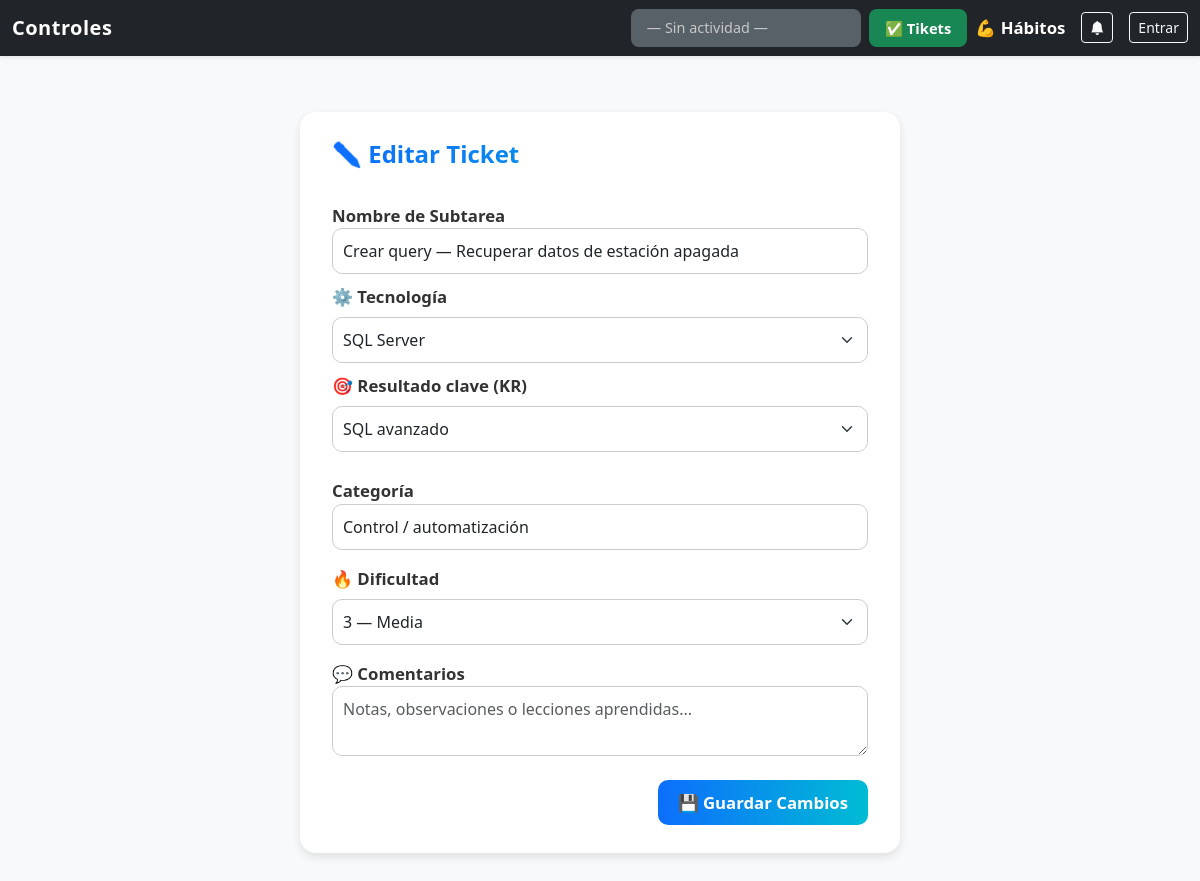
The page /tiket/3/edit on the database its author committed.
### tables this page shows
CREATE TABLE subtasks (
                id INTEGER PRIMARY KEY AUTOINCREMENT,
                project_id INTEGER NOT NULL,
                numero_de_queja TEXT NOT NULL,
                nombre_subtarea TEXT NOT NULL,
                cerrado INTEGER NOT NULL DEFAULT 0,
                fecha_apertura TEXT NOT NULL,
                fecha_cierre TEXT, comentarios TEXT DEFAULT '', tiempo_objetivo_horas REAL, prioridad TEXT, tiempo_objetivo REAL DEFAULT 0, categoria TEXT, aprendizaje TEXT DEFAULT '', dificultad INTEGER DEFAULT 1, tecnologia TEXT DEFAULT 'Otro', kr TEXT DEFAULT '', tipo TEXT,
                FOREIGN KEY (project_id) REFERENCES projects(id)
            );

CREATE TABLE okr_kr (
    id INTEGER PRIMARY KEY AUTOINCREMENT,
    categoria TEXT NOT NULL,
    kr TEXT NOT NULL,
    activo INTEGER DEFAULT 1
, comentarios TEXT, kr_resultado TEXT, peso INTEGER DEFAULT 1);

### routes/tiket_edit.py (the view, shortened to what this page needs)
@edit_bp.route('/tiket/<int:tiket_id>/edit', methods=['GET', 'POST'])
def edit_tiket(tiket_id):
    db = get_db(current_app)
    cur = db.cursor()
    cur.execute("SELECT * FROM subtasks WHERE id = ?;", (tiket_id,))
    tiket = cur.fetchone()
    cur.execute("""
        SELECT categoria, kr
        FROM okr_kr
        WHERE activo = 1
        ORDER BY categoria, kr;
    """)
    okrs = cur.fetchall()
    niveles = [
        {"valor": 1, "etiqueta": "1 — Muy fácil"},
        {"valor": 2, "etiqueta": "2 — Fácil"},
        {"valor": 3, "etiqueta": "3 — Media"},
        {"valor": 4, "etiqueta": "4 — Difícil"},
        {"valor": 5, "etiqueta": "5 — Muy difícil"}
    ]
    return render_template('tiket_edit.html', tiket=tiket, okrs=okrs, niveles=niveles)

### models/db.py (called while the page is built, shortened)
def resolve_database_path(app):
    if app and app.config.get("DATABASE"):
        return app.config["DATABASE"]

def get_db(app):
    if "db" not in g:
        db_path = resolve_database_path(app)
        os.makedirs(os.path.dirname(db_path), exist_ok=True)
        g.db = sqlite3.connect(db_path, check_same_thread=False)
        g.db.row_factory = sqlite3.Row
    return g.db

### templates/tiket_edit.html (shortened to what this page needs)
{% extends "base.html" %}
{% block content %}
<div class="edit-container">
    <h4>✏️ Editar Ticket</h4>
    <form method="post">
        <label for="nombre_subtarea">Nombre de Subtarea</label>
        <input type="text" id="nombre_subtarea" name="nombre_subtarea" class="form-control"
            value="{{ tiket['nombre_subtarea'] }}" required>
        <label for="tecnologia" class="form-label fw-semibold">⚙️ Tecnología</label>
        <select id="tecnologia" name="tecnologia" class="form-select" required>
            {% set tecnologias = ['Python', 'Flask', 'SQL Server', 'Bootstrap', 'Industrial Data', 'Integracion
            industrial', 'Php'] %}
            {% for tech in tecnologias %}
            <option value="{{ tech }}" {% if tiket['tecnologia']==tech %}selected{% endif %}>{{ tech }}</option>
            {% endfor %}
        </select>
        <div class="mb-3">
            <label class="form-label fw-semibold">🎯 Resultado clave (KR)</label>
            <select name="kr" id="kr" class="form-select">
                {% set categorias = okrs | groupby('categoria') %}
                {% for grupo in categorias %}
                {% set categoria = grupo.grouper %}
                <optgroup label="{{ categoria }}">
                    {% for item in grupo.list %}
                    <option value="{{ item['kr'] }}" {% if item['kr']==tiket['kr'] %}selected{% endif %}>
                        {{ item['kr'] }}
                    </option>
                    {% endfor %}
                </optgroup>
                {% endfor %}
            </select>
        </div>
        <label for="categoria">Categoría</label>
        <input type="text" id="categoria" name="categoria" class="form-control" value="{{ tiket['categoria'] }}">
        <label for="dificultad" class="form-label fw-semibold mt-3">🔥 Dificultad</label>
        <select id="dificultad" name="dificultad" class="form-select" required>
            {% for n in niveles %}
            <option value="{{ n.valor }}" {% if tiket['dificultad']==n.valor %}selected{% endif %}>
                {{ n.etiqueta }}
            </option>
            {% endfor %}
        </select>
        <label for="comentarios" class="mt-3">💬 Comentarios</label>
        <textarea id="comentarios" name="comentarios" class="form-control"
            placeholder="Notas, observaciones o lecciones aprendidas...">{{ tiket['comentarios'] }}</textarea>
        <div class="text-end mt-4">
            <button type="submit" class="btn-save">💾 Guardar Cambios</button>
        </div>
    </form>
</div>
{% endblock %}

### templates/base.html (style rules this page uses)
body { background-color: #f8f9fa; font-size: 1.05rem; touch-action: manipulation; }

### templates/tiket_edit.html (style rules this page uses)
.edit-container { max-width: 600px; margin: 40px auto; background: white; border-radius: 16px; box-shadow: 0 4px 10px rgba(0, 0, 0, 0.1); padding: 28px 32px; }
.edit-container h4 { background: linear-gradient(90deg, #0d6efd, #00bcd4); -webkit-background-clip: text; -webkit-text-fill-color: transparent; font-weight: 700; margin-bottom: 24px; }
label { font-weight: 600; color: #333; margin-top: 10px; }
.form-control, .form-select, textarea { border-radius: 10px; border: 1px solid #ccc; padding: 10px; }
textarea { resize: vertical; min-height: 80px; }
.btn-save { background: linear-gradient(90deg, #0d6efd, #00bcd4); border: none; border-radius: 10px; color: white; font-weight: 600; padding: 10px 20px; transition: 0.25s; }

### rows shown on the page
subtasks: nombre_subtarea "Crear query — Recuperar datos de estación apagada", tecnologia "SQL Server", kr "SQL avanzado", categoria "Control / automatización", dificultad "3 — Media"
